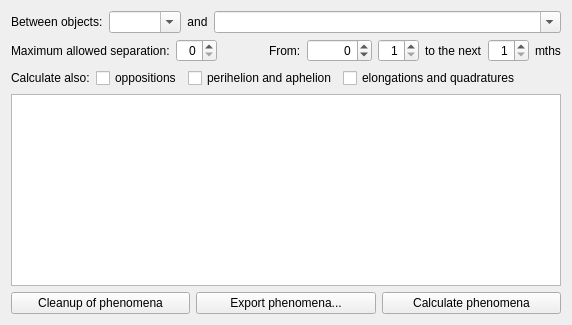
        <widget class="QWidget" name="stackedWidgetPage4">
         <layout class="QGridLayout" name="gridLayout_4">
          <item row="0" column="0" colspan="2">
           <layout class="QHBoxLayout" name="horizontalLayout_5">
            <item>
             <widget class="QLabel" name="betweenObjectsLabel">
              <property name="text">
               <string>Between objects:</string>
              </property>
             </widget>
            </item>
            <item>
             <widget class="QComboBox" name="object1ComboBox">
              <property name="editable">
               <bool>true</bool>
              </property>
              <property name="insertPolicy">
               <enum>QComboBox::NoInsert</enum>
              </property>
             </widget>
            </item>
            <item>
             <widget class="QLabel" name="andLabel">
              <property name="sizePolicy">
               <sizepolicy hsizetype="Fixed" vsizetype="Preferred">
                <horstretch>0</horstretch>
                <verstretch>0</verstretch>
               </sizepolicy>
              </property>
              <property name="text">
               <string>and</string>
              </property>
              <property name="alignment">
               <set>Qt::AlignCenter</set>
              </property>
             </widget>
            </item>
            <item>
             <widget class="QComboBox" name="object2ComboBox">
              <property name="sizePolicy">
               <sizepolicy hsizetype="MinimumExpanding" vsizetype="Fixed">
                <horstretch>0</horstretch>
                <verstretch>0</verstretch>
               </sizepolicy>
              </property>
              <property name="editable">
               <bool>true</bool>
              </property>
              <property name="insertPolicy">
               <enum>QComboBox::NoInsert</enum>
              </property>
             </widget>
            </item>
           </layout>
          </item>
          <item row="1" column="0" colspan="2">
           <layout class="QHBoxLayout" name="horizontalLayout_33">
            <item>
             <layout class="QHBoxLayout" name="horizontalLayout_8">
              <item>
               <widget class="QLabel" name="allowedSeparationLabel">
                <property name="toolTip">
                 <string/>
                </property>
                <property name="text">
                 <string>Maximum allowed separation:</string>
                </property>
               </widget>
              </item>
              <item>
               <widget class="AngleSpinBox" name="allowedSeparationSpinBox">
                <property name="sizePolicy">
                 <sizepolicy hsizetype="Minimum" vsizetype="Fixed">
                  <horstretch>0</horstretch>
                  <verstretch>0</verstretch>
                 </sizepolicy>
                </property>
                <property name="alignment">
                 <set>Qt::AlignRight|Qt::AlignTrailing|Qt::AlignVCenter</set>
                </property>
               </widget>
              </item>
             </layout>
            </item>
            <item>
             <spacer name="horizontalSpacer_9">
              <property name="orientation">
               <enum>Qt::Horizontal</enum>
              </property>
              <property name="sizeType">
               <enum>QSizePolicy::MinimumExpanding</enum>
              </property>
              <property name="sizeHint" stdset="0">
               <size>
                <width>40</width>
                <height>20</height>
               </size>
              </property>
             </spacer>
            </item>
            <item>
             <layout class="QHBoxLayout" name="horizontalLayout_6">
              <item>
               <widget class="QLabel" name="phenomenFromLabel">
                <property name="text">
                 <string>From:</string>
                </property>
               </widget>
              </item>
              <item>
               <widget class="QSpinBox" name="phenomenFromYearSpinBox">
                <property name="alignment">
                 <set>Qt::AlignRight|Qt::AlignTrailing|Qt::AlignVCenter</set>
                </property>
                <property name="minimum">
                 <number>-13000</number>
                </property>
                <property name="maximum">
                 <number>17000</number>
                </property>
               </widget>
              </item>
              <item>
               <widget class="QSpinBox" name="phenomenFromMonthSpinBox">
                <property name="toolTip">
                 <string>Month</string>
                </property>
                <property name="alignment">
                 <set>Qt::AlignRight|Qt::AlignTrailing|Qt::AlignVCenter</set>
                </property>
                <property name="minimum">
                 <number>1</number>
                </property>
                <property name="maximum">
                 <number>12</number>
                </property>
               </widget>
              </item>
             </layout>
            </item>
            <item>
             <layout class="QHBoxLayout" name="horizontalLayout_7">
              <property name="rightMargin">
               <number>0</number>
              </property>
              <item>
               <widget class="QLabel" name="phenomenToLabel">
                <property name="text">
                 <string>to the next</string>
                </property>
               </widget>
              </item>
              <item>
               <widget class="QSpinBox" name="phenomenToMonthSpinBox">
                <property name="toolTip">
                 <string>Duration in months</string>
                </property>
                <property name="alignment">
                 <set>Qt::AlignRight|Qt::AlignTrailing|Qt::AlignVCenter</set>
                </property>
                <property name="minimum">
                 <number>1</number>
                </property>
                <property name="maximum">
                 <number>60</number>
                </property>
               </widget>
              </item>
              <item>
               <widget class="QLabel" name="phenomenToMonthsLabel">
                <property name="text">
                 <string comment="duration, short form">mths</string>
                </property>
               </widget>
              </item>
             </layout>
            </item>
           </layout>
          </item>
          <item row="6" column="0" colspan="2">
           <layout class="QHBoxLayout" name="horizontalLayout_9">
            <item>
             <widget class="QPushButton" name="phenomenaCleanupButton">
              <property name="text">
               <string>Cleanup of phenomena</string>
              </property>
             </widget>
            </item>
            <item>
             <widget class="QPushButton" name="phenomenaSaveButton">
              <property name="text">
               <string>Export phenomena...</string>
              </property>
             </widget>
            </item>
            <item>
             <widget class="QPushButton" name="phenomenaPushButton">
              <property name="toolTip">
               <string>Calculations require time, please be patient</string>
              </property>
              <property name="text">
               <string>Calculate phenomena</string>
              </property>
             </widget>
            </item>
           </layout>
          </item>
          <item row="5" column="0" colspan="2">
           <widget class="QTreeWidget" name="phenomenaTreeWidget">
            <property name="editTriggers">
             <set>QAbstractItemView::NoEditTriggers</set>
            </property>
            <property name="rootIsDecorated">
             <bool>false</bool>
            </property>
            <property name="uniformRowHeights">
             <bool>true</bool>
            </property>
            <property name="itemsExpandable">
             <bool>false</bool>
            </property>
            <property name="sortingEnabled">
             <bool>true</bool>
            </property>
            <property name="expandsOnDoubleClick">
             <bool>false</bool>
            </property>
            <property name="columnCount">
             <number>0</number>
            </property>
           </widget>
          </item>
          <item row="3" column="0" colspan="2">
           <layout class="QHBoxLayout" name="horizontalLayout_27">
            <item>
             <widget class="QLabel" name="label_5">
              <property name="text">
               <string>Calculate also:</string>
              </property>
             </widget>
            </item>
            <item>
             <widget class="QCheckBox" name="phenomenaOppositionCheckBox">
              <property name="text">
               <string>oppositions</string>
              </property>
             </widget>
            </item>
            <item>
             <widget class="QCheckBox" name="phenomenaPerihelionAphelionCheckBox">
              <property name="text">
               <string>perihelion and aphelion</string>
              </property>
             </widget>
            </item>
            <item>
             <widget class="QCheckBox" name="phenomenaElongationQuadratureCheckBox">
              <property name="text">
               <string>elongations and quadratures</string>
              </property>
             </widget>
            </item>
            <item>
             <spacer name="horizontalSpacer_4">
              <property name="orientation">
               <enum>Qt::Horizontal</enum>
              </property>
              <property name="sizeHint" stdset="0">
               <size>
                <width>40</width>
                <height>20</height>
               </size>
              </property>
             </spacer>
            </item>
           </layout>
          </item>
         </layout>
        </widget>
